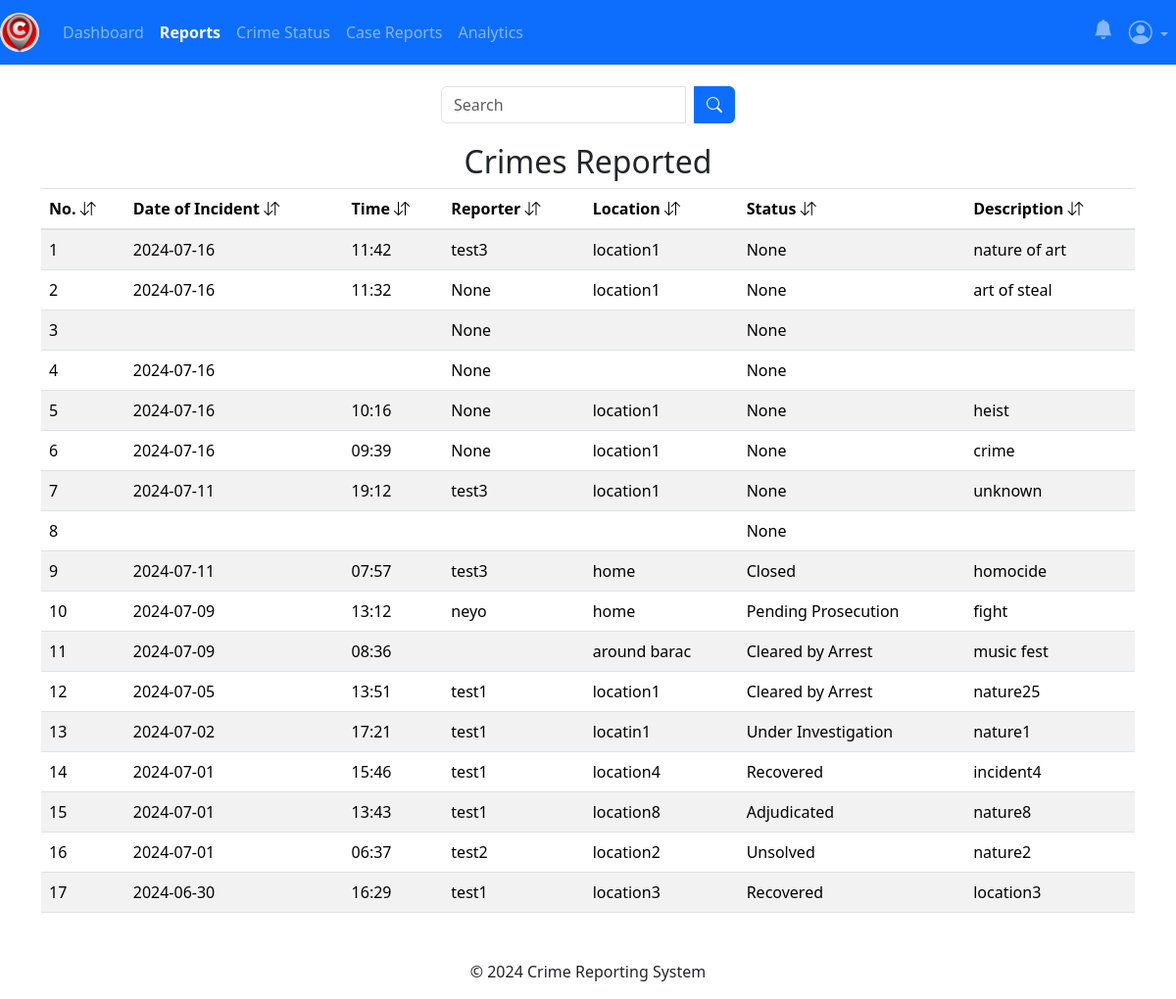
Page /admin/reports (signed in) on the earlier database version.
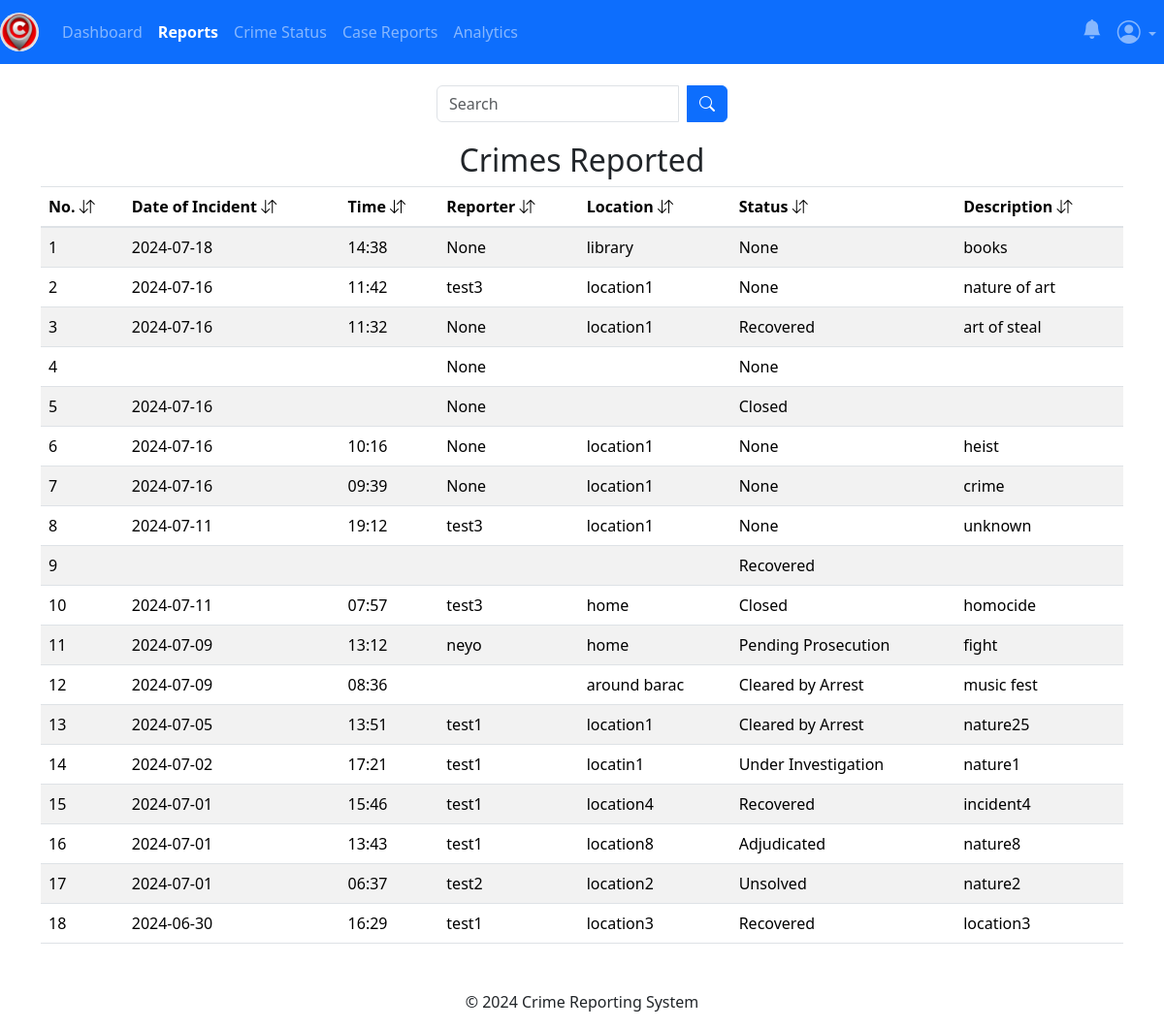
Same page on the later database version.
### app/posts/models.py (models this page shows, shortened)
class Crime(db.Model, UserMixin):
    crime_id = db.Column(db.Integer, primary_key=True)
    date_of_incident = db.Column(db.String(10), nullable=False)
    issued_by = db.Column(db.String(20), nullable=True)
    time_of_incident = db.Column(db.String(10), nullable=False)
    phonenumber = db.Column(db.String(10), nullable=True)
    incident_location = db.Column(db.Text, nullable=False)
    incident_nature = db.Column(db.Text, nullable=False)
    incident_details = db.Column(db.Text, nullable=False)
    suspect_details = db.Column(db.Text, nullable=True)
    arrest_history = db.Column(db.Text, nullable=True)
    suspect_name = db.Column(db.String(10), nullable=True)
    comments = db.Column(db.Text, nullable=True)
    crime_status = db.Column(db.String(10), nullable=True)
    latitude = db.Column(db.Float)
    longitude = db.Column(db.Float)
    crime_file_upload = db.Column(db.Text, nullable=True)
    crime_file_name = db.Column(db.Text, nullable=True)
    crime_mimetype = db.Column(db.Text, nullable=True)
    date_crime_received = db.Column(db.DateTime(timezone=True), default=current_time())
    reporter_id = db.Column(db.Integer, db.ForeignKey('user.id'))

### app/admins/routes.py (the view)
@admins.route('/admin/reports')
@admin_required
def reports():
    search_query = request.args.get('search_query', '')
    try:
        if search_query:
            crimes = Crime.query.filter(
                Crime.incident_location.ilike(f'%{search_query}%') |
                Crime.issued_by.ilike(f'%{search_query}%') |
                Crime.date_of_incident.ilike(f'%{search_query}%') |
                Crime.time_of_incident.ilike(f'%{search_query}%') |
                Crime.date_crime_received.ilike(f'%{search_query}%') |
                Crime.crime_status.ilike(f'%{search_query}%') |
                Crime.incident_nature.ilike(f'%{search_query}%')
            ).order_by(desc(Crime.date_crime_received)).all()
        else:
            crimes = Crime.query.order_by(desc(Crime.date_crime_received)).all()
    except Exception as e:
        current_app.logger.error(f"Database error: {str(e)}")
        flash("An error occurred while fetching reports.", "danger")
        return redirect(url_for('admins.reports'))
    if not crimes:
        flash("No reports found.", "info")
    return render_template('admin/reports.html', title='Reports Dashboard', crimes=crimes)

### app/__init__.py (called while the page is built)
@login_manager.user_loader
def load_user(user_id):
    return models.User.query.get(user_id)

### app/admins/routes.py (called while the page is built)
def admin_required(f):
    @wraps(f)
    def decorated_function(*args, **kwargs):
        if not session.get('admin_id'):
            flash('You need to be logged in as an admin to access the page.', 'danger')
            return redirect(url_for('admins.adminIndex'))
        return f(*args, **kwargs)
    return decorated_function

### app/templates/admin/reports.html (shortened to what this page needs)
{% extends 'admin/layout.html' %} {% block content %}
<div class="container">
  <br />
  <form
    method="GET"
    action="{{ url_for('admins.reports') }}"
    class="search-form"
  >
    <div class="input-group search-input">
      <input
        type="text"
        name="search_query"
        class="form-control"
        placeholder="Search"
      />
      <div class="input-group-append ms-2">
        <button type="submit" class="btn btn-primary">
          <i class="bi bi-search"></i>
        </button>
      </div>
    </div>
  </form>
  {% if crimes %}
  <table class="table table-striped table-hover">
    <h2 style="text-align: center">Crimes Reported</h2>
    <thead>
      <tr>
        <th scope="col">No. <i class="bi bi-arrow-down-up"></i></th>
        <th scope="col">
          Date of Incident <i class="bi bi-arrow-down-up"></i>
        </th>
        <th scope="col">Time <i class="bi bi-arrow-down-up"></i></th>
        <th scope="col">Reporter <i class="bi bi-arrow-down-up"></i></th>
        <th scope="col">Location <i class="bi bi-arrow-down-up"></i></th>
        <th scope="col">Status <i class="bi bi-arrow-down-up"></i></th>
        <th scope="col">Description <i class="bi bi-arrow-down-up"></i></th>
      </tr>
    </thead>
    <tbody>
      {% for crime in crimes %}
      <tr
        onclick="crimeDetails('{{ crime.crime_id }}')"
        style="cursor: pointer"
      >
        <td>{{ loop.index }}</td>
        <td>{{ crime.date_of_incident }}</td>
        <td>{{ crime.time_of_incident }}</td>
        <td>{{ crime.issued_by }}</td>
        <td>{{ crime.incident_location }}</td>
        <td>{{ crime.crime_status }}</td>
        <td>{{ crime.incident_nature }}</td>
      </tr>
      {% endfor %}
    </tbody>
  </table>
  {% endif %}
  {% endblock content %}

### app/templates/admin/layout.html (shortened to what this page needs)
<!DOCTYPE html>
<html lang="en">
  <head>
    <link
      rel="stylesheet"
      href="https://cdn.jsdelivr.net/npm/bootstrap-icons@1.11.3/font/bootstrap-icons.min.css"
    />
    <link
      href="https://stackpath.bootstrapcdn.com/bootstrap/4.5.2/css/bootstrap.min.css"
      rel="stylesheet"
    />
    <link
      href="https://cdn.jsdelivr.net/npm/bootstrap@5.3.3/dist/css/bootstrap.min.css"
      rel="stylesheet"
    />
  </head>
  <body>
    <nav class="navbar navbar-expand-md navbar-dark bg-primary fixed-top">
      {% if session.get('admin_name') %}
      <a
        class="navbar-brand nav-link active"
        href="{{ url_for('admins.adminDashboard') }}"
        ><img src="{{ url_for('static', filename='img/logo1.png') }}" alt="E-Security" class="d-inline-block align-top navbar-brand-img">
      </a>
      {% else %}
      <a
        class="navbar-brand nav-link active"
        href="{{ url_for('main.home_page') }}"
        ><img src="{{ url_for('static', filename='img/logo1.png') }}" alt="E-Security" class="d-inline-block align-top navbar-brand-img">
      </a>
      {% endif %}
      <div class="collapse navbar-collapse" id="navbarSupportedContent">
        {% if session.get('admin_name') %}
        <ul class="navbar-nav">
          <li class="new-item {% if request.endpoint == 'admins.adminDashboard' %}active{% endif %}">
            <a class="nav-link" href="{{ url_for('admins.adminDashboard') }}"
              >Dashboard</a
            >
          </li>
          <li class="new-item {% if request.endpoint == 'admins.reports' %}active{% endif %}">
            <a class="nav-link" href="{{ url_for('admins.reports') }}"
              >Reports</a
            >
          </li>
          <li class="new-item {% if request.endpoint == 'admins.crimeStatus' %}active{% endif %}">
            <a class="nav-link" href="{{ url_for('admins.crimeStatus') }}"
              >Crime Status</a
            >
          </li>
          <li class="new-item {% if request.endpoint == 'admins.case_reports' %}active{% endif %}">
            <a class="nav-link" href="{{ url_for('admins.case_reports') }}"
              >Case Reports</a
            >
          </li>
          <li class="new-item {% if request.endpoint == 'admins.analytics' %}active{% endif %}">
            <a class="nav-link" href="{{ url_for('admins.analytics') }}"
              >Analytics</a
            >
          </li>
        </ul>
        <ul class="navbar-nav ms-auto">
          <li class="nav-item {% if request.endpoint == 'admins.notifications' %}active{% endif %}">
            <a class="nav-link" href="{{ url_for('admins.notifications') }}"
              ><i class="bi bi-bell-fill h5" style="color: dark"></i
            ></a>
          </li>
          <li class="nav-item dropdown {% if request.endpoint == 'admins.adminChangePassword' %}active{% endif %}">
            <a
              class="nav-link dropdown-toggle"
              href="#"
              role="button"
              data-bs-toggle="dropdown"
              aria-expanded="false"
            >
              <i class="bi bi-person-circle h4"></i>
            </a>
          </li>
        </ul>
        {% endif %}
      </div>
    </nav>
    <br />
    {% block content %} {% endblock content %}
    <footer class="text-center mt-5">
      <p>&copy; 2024 Crime Reporting System</p>
    </footer>
  </body>
</html>

### app/templates/admin/layout.html (style rules this page uses)
body { height: 100%; width: 100%; padding-top: 40px; }
.navbar-nav .new-item.active .nav-link { font-weight: bold; color: white; }
.navbar-brand-img { height: 40px; width: auto; border-radius: 50%; object-fit: cover; }

### app/templates/admin/reports.html (style rules this page uses)
.search-form { display: flex; justify-content: center; margin-bottom: 20px; }
.search-input { width: 300px; }

Differences in the rows shown:
added Crime: date_of_incident "2024-07-18", time_of_incident "14:38", issued_by "None", incident_location "library", crime_status "None", incident_nature "books"
changed Crime "art of steal": crime_status "None" → "Recovered"
changed Crime (number 5 of 18 on the later page): crime_status "None" → "Closed"
changed Crime (number 9 of 18 on the later page): crime_status "None" → "Recovered"
